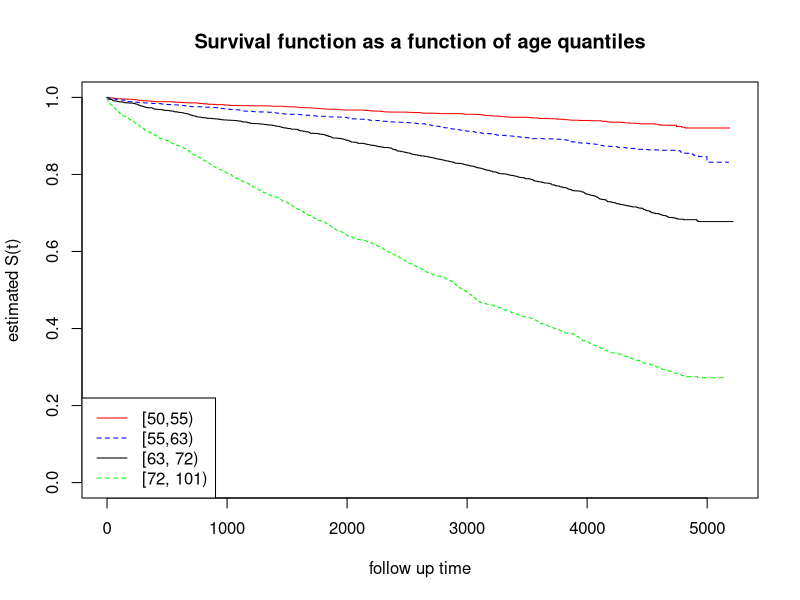
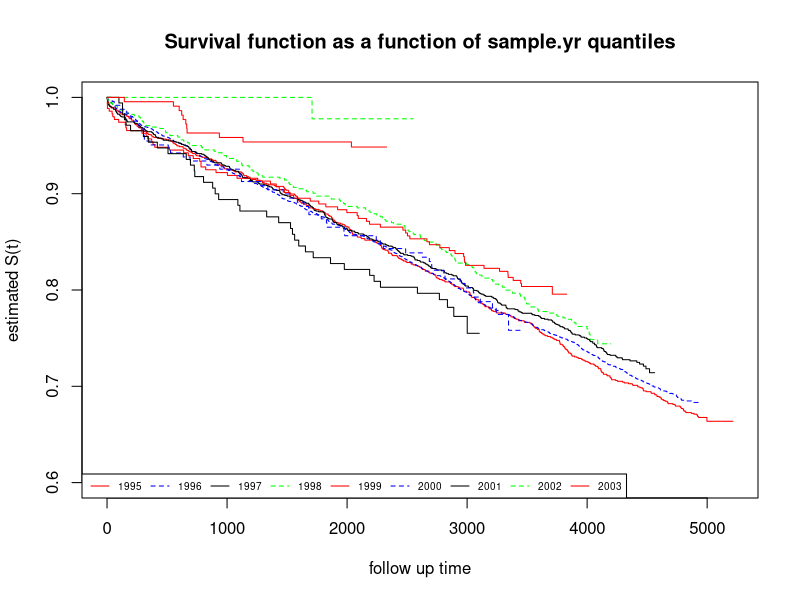
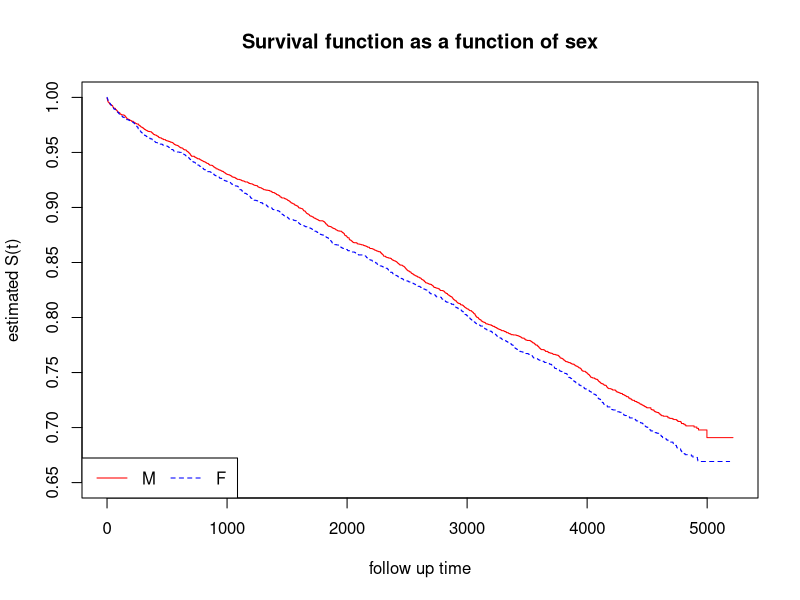
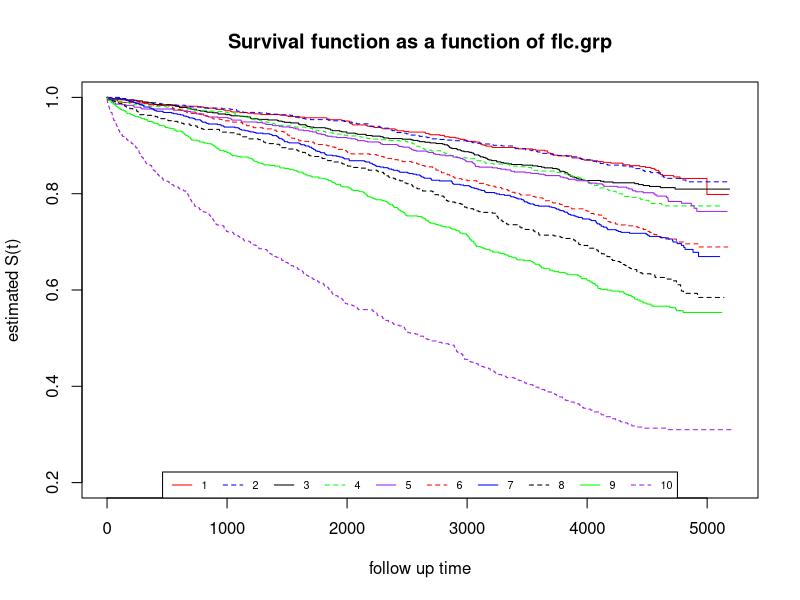
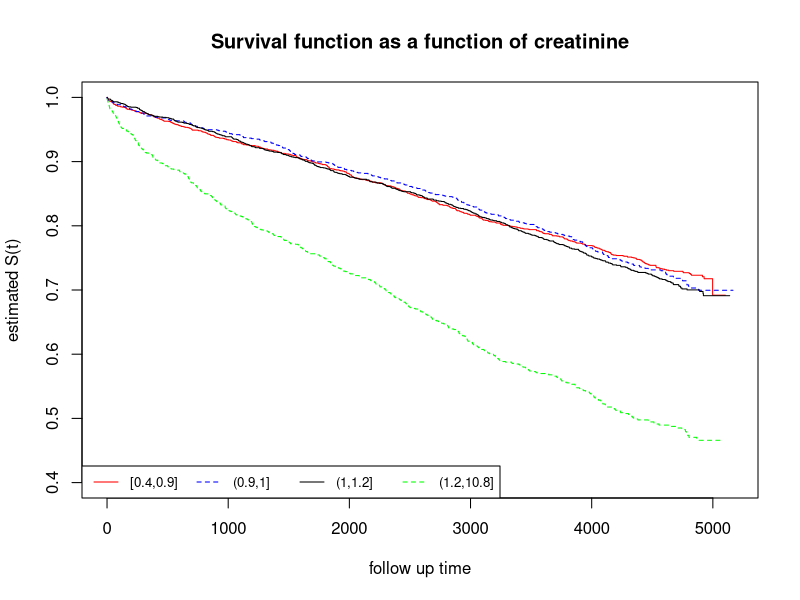
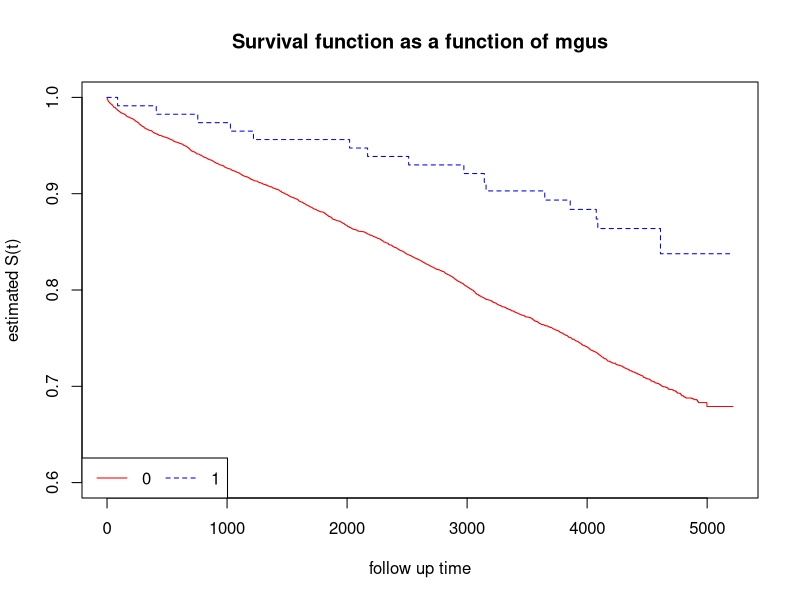

Write R code to recreate these figures, in order. (Note: this script raises an error after producing the figures.)
library(survival)
data("flchain")
attach(flchain)

### QUESTION 1 - UNIVARIATE ANALYSIS ON ALL 

univariate_km = function(var) {
  surv_object <- Surv(futime, death)
  result_km <- survfit(surv_object ~ var, conf.type = "log-log")
  
  return(result_km)
}

#  we will not include variables: kappa, lambda (condensed into flc.grp), and chapter (too many level)


# age
age_quantile <- cut(age, quantile(age), include.lowest =  T)
age_death = univariate_km(age_quantile)
plot(age_death, col = c('red', 'blue', 'black', 'green'), lty = 1:2, xlab = "follow up time", ylab = "estimated S(t)", main = 'Survival function as a function of age quantiles')
legend("bottomleft", legend = c("[50,55)", "[55,63)", "[63, 72)", "[72, 101)"), lty = 1:2, col = c('red', 'blue', 'black', 'green'))


# sample.yr
sample.yr_death = univariate_km(sample.yr)
plot(sample.yr_death, col = c('red', 'blue', 'black', 'green', 'red', 'blue', 'black', 'green'), lty = 1:2, xlab = "follow up time", ylab = "estimated S(t)", main = 'Survival function as a function of sample.yr quantiles', ylim=c(0.60,1))
legend("bottomleft", legend = c(1995, 1996, 1997, 1998, 1999, 2000, 2001, 2002, 2003 ), col = c('red', 'blue', 'black', 'green', 'red', 'blue', 'black', 'green'), lty = 1:2, horiz=T, cex = 0.6)


# sex
sex_death = univariate_km(sex)
plot(sex_death, col = c('red', 'blue'), lty = 1:2, xlab = "follow up time", ylab = "estimated S(t)", main = 'Survival function as a function of sex', ylim=c(0.65, 1))
legend("bottomleft", legend = c('M', 'F'), col = c('red', 'blue'), lty = 1:2, horiz = T)


# flc.gpr
flc.grp_death = univariate_km(flc.grp)
plot(flc.grp_death, col = c('red', 'blue', 'black', 'green', 'purple', 'red', 'blue', 'black', 'green', 'purple'), lty = 1:2, xlab = "follow up time", ylab = "estimated S(t)", main = 'Survival function as a function of flc.grp', ylim=c(0.2, 1))
legend("bottom", legend = c(1,2,3,4,5,6,7,8,9,10), col = c('red', 'blue', 'black', 'green', 'purple', 'red', 'blue', 'black', 'green', 'purple'), lty = 1:2, horiz = T, cex = 0.65)


# creatinine
#  [0.4,0.9] (0.9,1] (1,1.2] (1.2,10.8]
creatinine_quanitle = cut(creatinine, quantile(creatinine, na.rm = T), include.lowest =  T)
creatinine_death = univariate_km(creatinine_quanitle)
plot(creatinine_death, col = c('red', 'blue', 'black', 'green'), lty = 1:2, xlab = "follow up time", ylab = "estimated S(t)", main = 'Survival function as a function of creatinine', ylim=c(0.4, 1))
legend("bottomleft", legend = c("[0.4,0.9]", "(0.9,1]", "(1,1.2]", "(1.2,10.8]"), col = c('red', 'blue', 'black', 'green'), lty = 1:2, horiz = T, cex = 0.8)


# mgus
mgus_death = univariate_km(mgus)
plot(mgus_death, col = c('red', 'blue'), lty = 1:2, xlab = "follow up time", ylab = "estimated S(t)", main = 'Survival function as a function of mgus', ylim=c(0.6, 1))
legend("bottomleft", legend = c(0,1), col = c('red', 'blue'), lty = 1:2, horiz = T, cex = 1)
















# Fleming-Harringon (Nelson-Aalen) estimator
?survfit
result.na <- survfit(g ~ 1, conf.type="log-log", stype=2)
summary(result.na)

# cumulative hazard and corresponding standard error
round(result.na$cumhaz,4)
round(result.na$std.chaz,4)

plot(result.na)
abline(h=0.5, col="red",lty=3)

tt_full<-c(tt,1,1,2,2,3,4,4,5,5,8,8,8,8,11,11,12,12,15,17,22,23)
cens_full<- c(cens, rep(1,21))
control <- rep(c(0,1), each=21)

results <- survfit(Surv(tt_full, cens_full) ~ control, conf.type="log-log")
results

summary(results)
plot(results,col=c("black", "red"),lty = 1:2,xlab = "Weeks", ylab = "estimated S(t)")
legend("topright", legend = c("treat", "control"), lty = c(1, 2),col=c("black","red"))

quantile(results)
